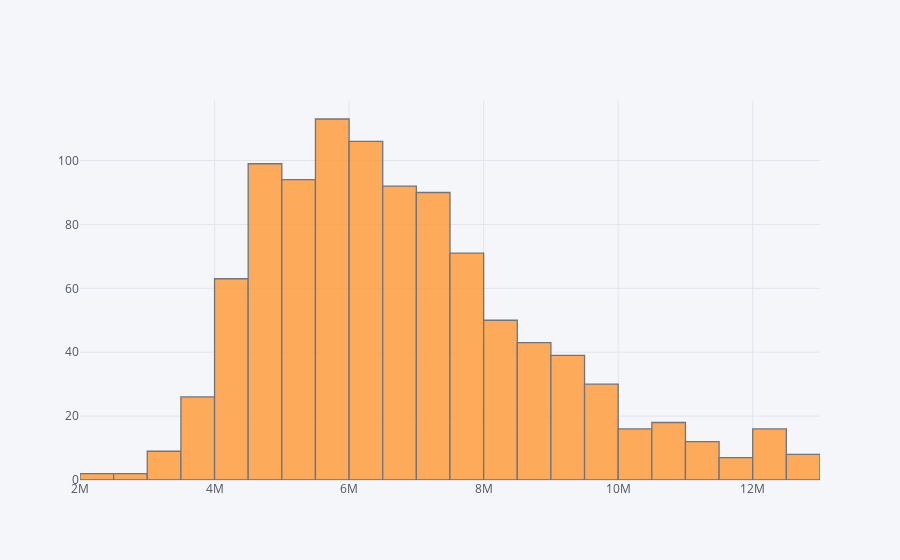

The notebook cell this image was saved under:
### Code cell
df['volume'].iplot(kind='hist',bins=25)

### Figure 1 — Plotly figure (JSON) as saved in the notebook; plotly's stock layout.template omitted (floating-point values rounded to 4 significant figures; data arrays with more than 128 entries replaced by an {"elided": "..."} marker saying what was removed)
{"data": [{"histfunc": "count", "histnorm": "", "marker": {"color": "rgba(255, 153, 51, 1.0)", "line": {"color": "#4D5663", "width": 1.3}}, "name": "volume", "nbinsx": 25, "opacity": 0.8, "orientation": "v", "type": "histogram", "x": {"elided": "1006 int values"}}], "layout": {"barmode": "overlay", "legend": {"bgcolor": "#F5F6F9", "font": {"color": "#4D5663"}}, "paper_bgcolor": "#F5F6F9", "plot_bgcolor": "#F5F6F9", "title": {"font": {"color": "#4D5663"}}, "xaxis": {"gridcolor": "#E1E5ED", "showgrid": true, "tickfont": {"color": "#4D5663"}, "title": {"font": {"color": "#4D5663"}, "text": ""}, "zerolinecolor": "#E1E5ED"}, "yaxis": {"gridcolor": "#E1E5ED", "showgrid": true, "tickfont": {"color": "#4D5663"}, "title": {"font": {"color": "#4D5663"}, "text": ""}, "zerolinecolor": "#E1E5ED"}}}
